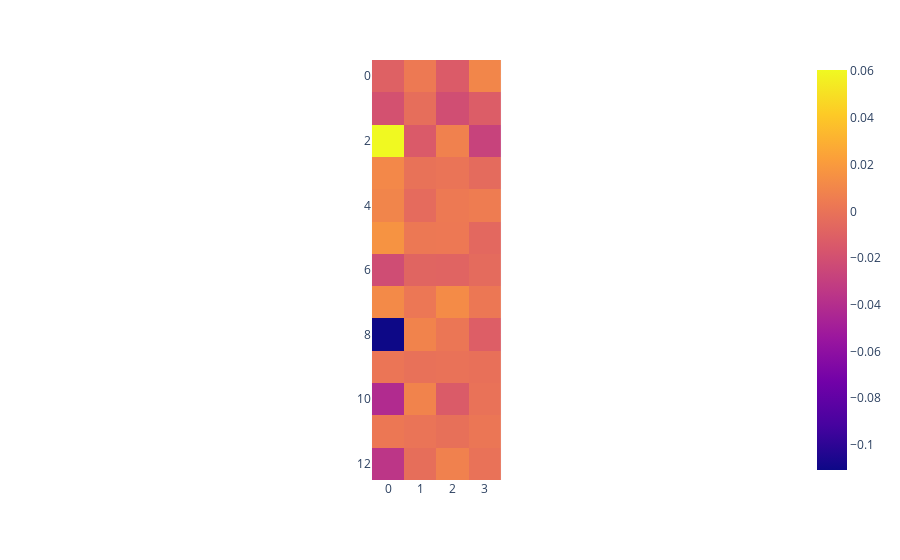

The cell this chart's notebook holds for it:
### Code cell
cosine_similarities = np.dot(ablated_directions, ablated_directions_1.T)

px.imshow(cosine_similarities)

### Figure 1 — Plotly figure (JSON) as saved in the notebook; plotly's stock layout.template omitted (floating-point values rounded to 4 significant figures)
{"data": [{"coloraxis": "coloraxis", "hovertemplate": "x: %{x}<br>y: %{y}<br>color: %{z}<extra></extra>", "name": "0", "type": "heatmap", "xaxis": "x", "yaxis": "y", "z": [[-0.009827, 0.003235, -0.01324, 0.01001], [-0.01917, -0.002594, -0.02124, -0.01233], [0.06055, -0.01392, 0.007263, -0.02747], [0.01111, -0.0007706, 0.000349, -0.004364], [0.009216, -0.004181, 0.003159, 0.005005], [0.01624, 0.002869, 0.002975, -0.00589], [-0.02173, -0.007935, -0.008545, -0.004639], [0.01215, 0.002197, 0.01257, 0.002518], [-0.1108, 0.008606, 0.001747, -0.01147], [0.001167, -0.001282, -0.0003548, -0.001541], [-0.04175, 0.008606, -0.01355, -0.0006332], [0.002426, 0.0005989, -0.00164, 0.001472], [-0.0354, -0.002518, 0.007233, -0.0005455]]}], "layout": {"coloraxis": {"colorscale": [[0, "#0d0887"], [0.1111, "#46039f"], [0.2222, "#7201a8"], [0.3333, "#9c179e"], [0.4444, "#bd3786"], [0.5556, "#d8576b"], [0.6667, "#ed7953"], [0.7778, "#fb9f3a"], [0.8889, "#fdca26"], [1, "#f0f921"]]}, "margin": {"t": 60}, "xaxis": {"anchor": "y", "constrain": "domain", "domain": [0, 1], "scaleanchor": "y"}, "yaxis": {"anchor": "x", "autorange": "reversed", "constrain": "domain", "domain": [0, 1]}}}
